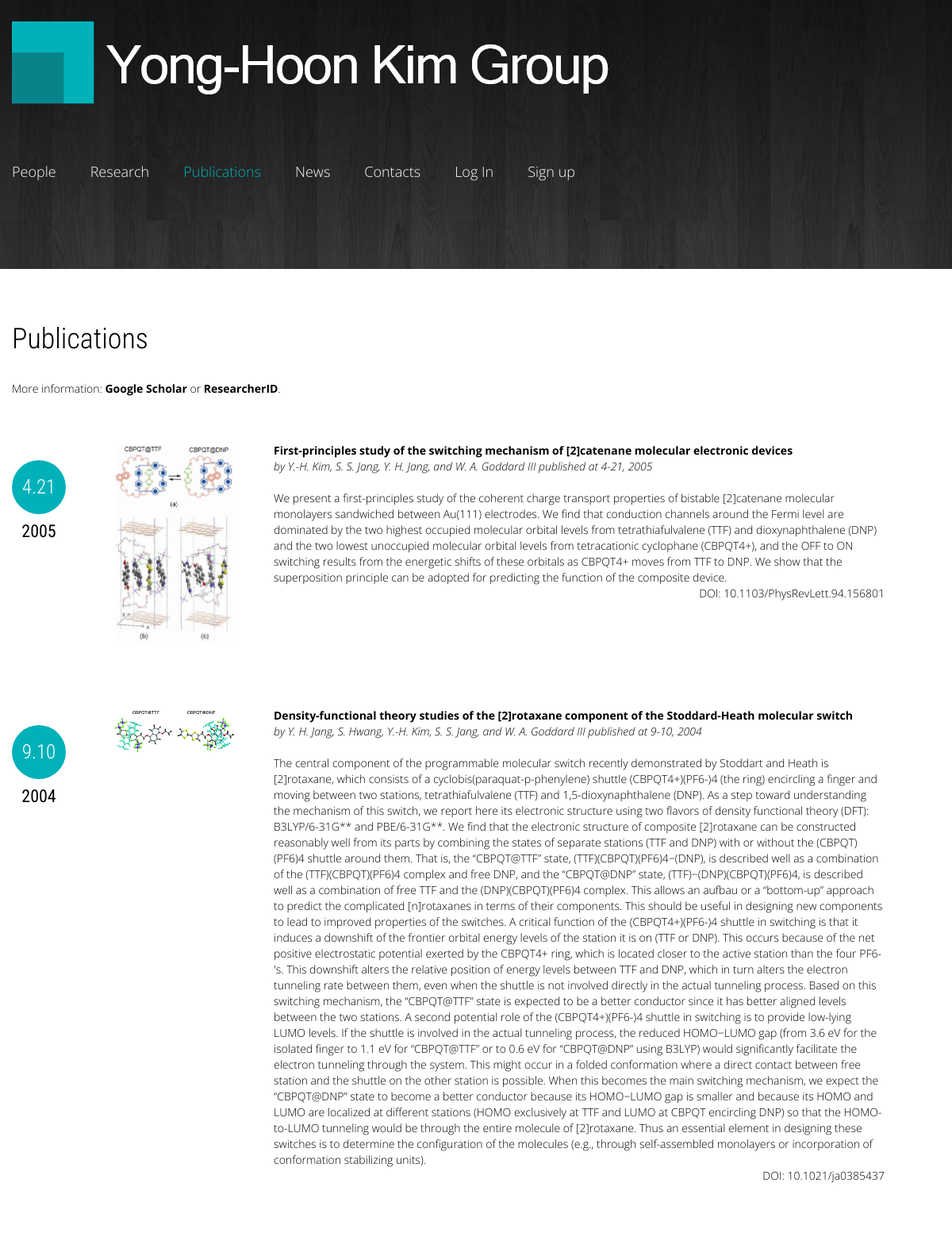
The page /publications.html?page=4 (upper part) on the database its author committed.
### app02/models.py (models this page shows)
class Publication(models.Model):
    priority  = models.IntegerField(default=0)
    thumbnail = models.ImageField(upload_to=upload_path_handler, blank=True)
    title = models.TextField(max_length=200)
    authors = models.TextField(max_length=200)
    journal = models.TextField(max_length=200)
    year = models.IntegerField()
    vol  = models.IntegerField()
    issue = models.IntegerField(blank=True, null=True)
    pages = models.TextField(max_length=200)
    doi =   models.TextField(max_length=200, blank=True)
    link =  models.TextField(max_length=1000, blank=True)
    abstract = models.TextField(max_length=50000, blank=True)
    published_month = models.IntegerField(blank=True, null=True)
    published_date =  models.IntegerField(blank=True, null=True)

### app02/views.py (the view)
# urls.py: url(r'^publications.html', views02.app02_view_publications, name='app02_view_publications'),
def app02_view_publications(request):
    temp = Publication.objects.all().order_by('year', 'published_month', 'published_date')
    temp = temp.reverse()
    temp = Paginator(temp, 10)
    page = request.GET.get('page')
    try:
        posts = temp.page(page)
    except PageNotAnInteger:
        posts = temp.page(1)
    except EmptyPage:
        posts = temp.page(temp.num_pages)
    i = 1
    results = []
    for t in posts:
        try:
            thumbnail = t.thumbnail.url
        except:
            thumbnail = ''
        title = t.title
        authors = t.authors
        year =  t.year
        vol  =  t.vol
        issue = t.issue
        pages = t.pages
        doi =   t.doi
        link =  t.link
        abstract = t.abstract
        pub_m = t.published_month
        pub_d = t.published_date
        results.append( [i, thumbnail, title, authors, year,
                         vol, pages, doi, link, abstract, pub_m, pub_d] )
        i += 1
    context = {'posts': posts,
               'results'   : results, }
    return render(request, 'publications.html', context)

### app01/templates/publications.html (shortened to what this page needs)
<!DOCTYPE html>
<html lang="en">
<head>
<link rel="stylesheet" href="/static/css/style.css">
</head>
<body>
<header>
  <div class="container">
    <div class="row">
      <div class="grid_12 rel">
        <h1>
          <a href="index.html">
            <img src="/static/images/logo.png" alt="Logo alt">
          </a>
        </h1>
      </div>
    </div>
  </div>
  <section id="stuck_container">
    <div class="container">
      <div class="row">
        <div class="grid_12 ">
          <div class="navigation ">
            <nav>
              <ul class="sf-menu">
               <li><a href="people_prof.html">People</a></li>
               <li><a href="research.html">Research</a></li>
               <li class="current"><a href="publications.html">Publications</a></li>
               <li><a href="news.html">News</a></li>
               <li><a href="contacts.html">Contacts</a></li>
               <li>
                 {% if request.user.is_authenticated %}
                 <a href="{% url 'logout_url' %}?next=/index.html">{{request.user.username }}, Log Out</a>
                 {% else %}
                 <a href="{% url 'login_url' %}">Log In</a>
                 {% endif %}
               </li>
               <li><a href="/signup">Sign up</a></li>
             </ul>
            </nav>
          </div>
        </div>
     </div>
    </div>
  </section>
</header>
<section id="content"><div class="ic">More Website Templates @ TemplateMonster.com - July 28, 2014!</div>
  <div class="container">
    <div class="row">
      <div class="grid_12">
        <h3>Publications</h3>
          More information: <strong><a href="https://scholar.google.com/citations?user=_J9zaVUAAAAJ&hl=en" class="comment">Google Scholar</a></strong> or <strong><a href="http://www.researcherid.com/ProfileView.action?SID=P2s2y3pVYdiiQrGESiA&returnCode=ROUTER.Success&queryString=KG0UuZjN5WmCiHc%252FMC4oLVfoITIR2VRbdqABWMaFY3U%253D&SrcApp=CR&Init=Yes" class="comment">ResearcherID</a></strong>.
        {% for i, thumbnail, title, authors, year, vol, pages, doi, link, abstract, pub_m, pub_d in results %}
        <div class="blog">
          <time datetime="2014-01-01">
            {% if pub_m == None %}
            <span class="count">Prep.</span>
            {% else %}
            <span class="count">{{pub_m}}.{{pub_d}}</span>
            {% endif %}
            <strong>{{year}}</strong>
          </time><br>
          <div class="grid_2"><img src="{{thumbnail}}" alt="No Image" class="img_inner fleft" width="150"></div>
          <div class="grid_8">
            <p><span class="fwn"><a href="{{link}}"><strong>{{title}}</strong></a></span>
            <em>by {{authors}} published at {{pub_m}}-{{pub_d}}, {{year}}</em></p>
            {{abstract}}
            <br>
            <div align="right">
              DOI: {{doi}}<br>
            </div>
          </div>
        </div>
        {% endfor %}
        </div>
      </div>
    </div>
</section>
</body>
</html>

### app01/static/css/style.css (style rules this page uses)
.navigation { z-index: 999; position: relative; padding: 35px 0; }
.navigation .sf-menu { z-index: 990; text-align: center; position: relative; }
.navigation nav { position: relative; padding: 0; }
.sf-menu > li { float: left; font-weight: 300; position: relative; font-size: 18px; line-height: 22px; }
.sf-menu > li + li { margin-left: 43px; }
.sf-menu > li + li:after { content: ''; background: url(../images/menu_sep.png) 0 0 no-repeat; height: 5px; width: 5px; position: absolute; left: -20px; top: 10px; }
.sf-menu > li > a { position: relative; color: #ffffff; text-align: center; }
.sf-menu > li.sfHover > a, .sf-menu > li.current > a, .sf-menu > li > a:hover { color: #00b1ba; }
#stuck_container { -webkit-transition: all 0.4s ease; -moz-transition: all 0.4s ease; -ms-transition: all 0.4s ease; -o-transition: all 0.4s ease; transition: all 0.4s ease; z-index: 998 !important; }
html { width: 100%; }
body { position: relative; background: #00b1ba; color: #000000; font: 300 14px/20px 'Open Sans', sans-serif; }
strong { font-weight: 700; }
p { margin-bottom: 20px; }
img { max-width: 100%; }
h1, h2, h3, h4, h5, h6 { font-weight: 300; color: #000000; font-family: 'Roboto Condensed', sans-serif; }
h3 { font-size: 36px; line-height: 72px; padding-top: 52px; margin-bottom: 17px; }
ul { padding: 0; margin: 0; list-style: none; }
a { text-decoration: none; color: inherit; outline: none; -webkit-transition: 0.5s ease; transition: 0.5s ease; }
.img_inner { max-width: 100%; -webkit-box-sizing: border-box; -moz-box-sizing: border-box; box-sizing: border-box; margin-bottom: 10px; margin-top: 4px; }
.img_inner.fleft { float: left; height: auto; width: 150 !important; margin-right: 30px; margin-bottom: 0px; }
.fwn { font-weight: normal; }
.rel { position: relative; }
header { color: #e6e5e5; display: block; position: relative; z-index: 999; padding: 18px 0 77px; background: url(../images/slide.jpg) center 0 no-repeat; }
header .rel { z-index: 999; }
header h1 { text-align: center; z-index: 999; float: left; margin-bottom: 10px; }
header h1 a { display: block; overflow: hidden; font-size: 0; line-height: 0; -webkit-transition: 0s ease; transition: 0s ease; }
#content { background-color: #fff; padding-bottom: 71px; }
.blog { padding-top: 38px; overflow: hidden; }
.blog time { margin-right: 32px; padding-top: 42px; float: left; text-align: center; display: block; font: 300 18px/24px 'Roboto Condensed', sans-serif; }
.blog time .count { background-color: #00b1ba; color: #ffffff; width: 68px; height: 68px; display: block; text-align: center; font: 300 25px/67px 'Roboto Condensed', sans-serif; border-radius: 500px; margin-bottom: 10px; }
.blog time strong { margin-bottom: 3px; font-weight: normal; display: block; font-size: 22px; }
.blog p { overflow: hidden; }
.blog p em { font-style: italic; display: block; }
.blog + .blog { margin-top: 24px; }

### app01/static/css/grid.css (style rules this page uses)
html, body, div, span, applet, object, iframe, h1, h2, h3, h4, h5, h6, p, blockquote, pre, a, abbr, acronym, address, big, cite, code, del, dfn, em, img, ins, kbd, q, s, samp, small, strike, strong, sub, sup, tt, var, b, u, i, center, dl, dt, dd, ol, ul, li, fieldset, form, label, legend, table, caption, tbody, tfoot, thead, tr, th, td, article, aside, canvas, details, embed, figure, figcaption, footer, header, hgroup, menu, nav, output, ruby, section, summary, time, mark, audio, video { margin: 0; padding: 0; border: 0; font-size: 100%; font: inherit; vertical-align: top; }
article, aside, details, figcaption, figure, footer, header, hgroup, menu, nav, section { display: block; }
body { line-height: 1; }
ol, ul { list-style: none; }
.row { margin-left: -30px; *zoom: 1; }
.row:before, .row:after { display: table; content: ""; line-height: 0; }
.row:after { clear: both; }
[class*="grid_"] { float: left; min-height: 1px; margin-left: 30px; }
.container { width: 1170px; }
.grid_12 { width: 1170px; }
.grid_8 { width: 770px; }
.grid_2 { width: 170px; }
.container { margin-right: auto; margin-left: auto; *zoom: 1; }
.container:before, .container:after { display: table; content: ""; line-height: 0; }
.container:after { clear: both; }

### rows shown on the page
Publication: published_month "4", published_date "21", year "2005", shows a picture, title "First-principles study of the switching mechanism of [2]catenane molecular electronic devices", authors "Y.-H. Kim, S. S. Jang, Y. H. Jang, and W. A. Goddard III", abstract "We present a first-principles study of the coherent charge transport properties of bistable [2]catenane molecular monolayers sandwiched between Au(111) electrodes. We find that conduction channels around the Fermi level are dominated by the two highest occupied molecular orbital levels from tetrathiafulvalene (TTF) and dioxynaphthalene (DNP) and the two lowest unoccupied molecular orbital levels from tetracationic cyclophane (CBPQT4+), and the OFF to ON switching results from the energetic shifts of these orbitals as CBPQT4+ moves from TTF to DNP. We show that the superposition principle can be adopted for predicting the function of the composite device.", doi "10.1103/PhysRevLett.94.156801"
Publication: published_month "9", published_date "10", year "2004", shows a picture, title "Density-functional theory studies of the [2]rotaxane component of the Stoddard-Heath molecular switch", authors "Y. H. Jang, S. Hwang, Y.-H. Kim, S. S. Jang, and W. A. Goddard III", abstract "The central component of the programmable molecular switch recently demonstrated by Stoddart and Heath is [2]rotaxane, which consists of a cyclobis(paraquat-p-phenylene) shuttle (CBPQT4+)(PF6-)4 (the ring) encircling a finger and moving between two stations, tetrathiafulvalene (TTF) and 1,5-dioxynaphthalene (DNP). As a step toward understanding the mechanism of this switch, we report here its electronic structure using two flavors of density functional theory (DFT): B3LYP/6-31G** and PBE/6-31G**. We find that the electronic structure of composite [2]rotaxane can be constructed reasonably well from its parts by combining the states of separate stations (TTF and DNP) with or without the…", doi "10.1021/ja0385437"
